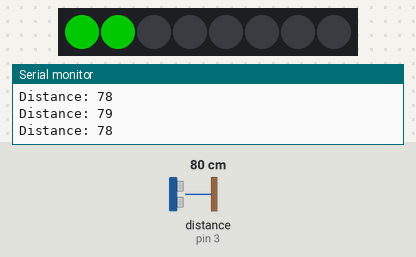
A sketch run on a simulated Arduino Uno, built with avr-gcc and run on an emulated ATmega328P. Parts: 8 RGB LEDs in strip order, left to right, the last lines printed to the serial monitor. Wiring (inferred from the names in the program): ultrasonic range finder: trigger pin 2; echo pin 3. The inputs (shaded band) are chosen by the test bench; at power-on: distance to the obstacle (sensor on pin 3) 80 cm. The echo pulse lasts 58.3 µs per cm; dim RGB values are drawn brighter than linear.

Above: at 1.3 s.
1.4 s: distance to the obstacle (sensor on pin 3) set to 120 cm
At 1.9 s:
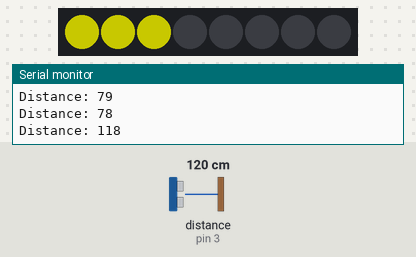
3.0 s: distance to the obstacle (sensor on pin 3) set to 250 cm
At 4.2 s:
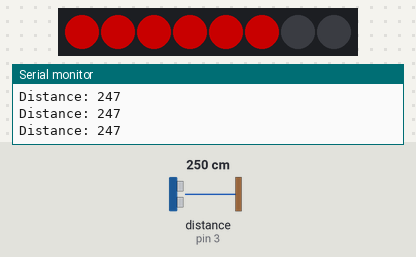
4.5 s: distance to the obstacle (sensor on pin 3) set to 2 cm
At 5.4 s:
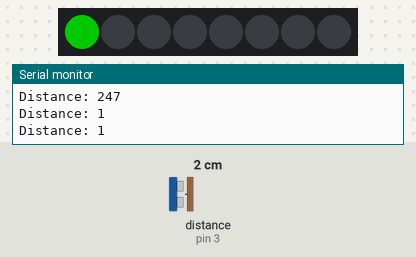
Timing chart, 0 to 7.5 s (numbered marks = the images above; inputs shaded):
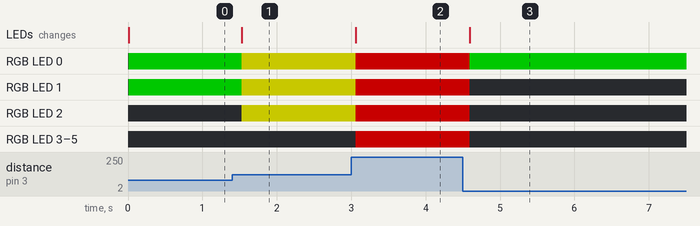

The sketch:

LEDandUltrasonic.ino
```cpp
#include <Adafruit_NeoPixel.h>

#define ledPin 4 // LED 스트립 연결 핀
#define ledPixelsNum 8 // LED 개수
Adafruit_NeoPixel strip = Adafruit_NeoPixel(ledPixelsNum, ledPin, NEO_GRB + NEO_KHZ800);

#define trigPin 2 // 초음파 센서 Trig 연결 핀
#define echoPin 3 // 초음파 센서 Echo 연결

#define redDistance 200
#define yellowDistance 100

#define brightness 100 // 빛의 밝기

int r, g, b, i, ledNum;

void setup() {
  Serial.begin(9600);
  strip.begin();
  strip.show();

  pinMode(trigPin, OUTPUT);
  pinMode(echoPin, INPUT);
}

void ledDisplay(long distance) {
  if (distance >= 300) {
    ledNum = 8;
  }
  else {
    ledNum = map(distance, 0, 300, 1, 8);
  }
  if (distance >= redDistance) {
    r = brightness;
    g = 0;
    b = 0;
  }
  else if (distance >= yellowDistance) {
    r = brightness;
    g = brightness;
    b = 0;
  }
  else {
    r = 0;
    g = brightness;
    b = 0;
  }
  for(i=0; i<ledNum; i++) {
    strip.setPixelColor(i, strip.Color(r, g, b)); // 표시할 개수만큼 LED 불 켜기
  }
  for(i=ledNum; i < ledPixelsNum; i++) {
    strip.setPixelColor(i, strip.Color(0, 0, 0)); // 표시할 개수를 제외한 LED 불 끄기
  }
}

void loop() {
  long duration, distance;
  digitalWrite(trigPin, LOW);
  delayMicroseconds(2);
  digitalWrite(trigPin, HIGH);
  delayMicroseconds(10);
  digitalWrite(trigPin, LOW);

  duration = pulseIn(echoPin, HIGH);
  distance = duration * 0.034 / 2; // 기간 -> 거리 변환

  Serial.print("Distance: ");
  Serial.println(distance);

  ledDisplay(distance);
  strip.show(); // LED 업데이트
  delay(500);
}
```

Measured:
- after the input at 1.4 s, RGB LED 0, RGB LED 1: RGB(0, 100, 0) → RGB(100, 100, 0) after 0.13 s; RGB LED 2: off → RGB(100, 100, 0) after 0.13 s; the LEDs: change after 0.13 s (image 1)
- after the input at 3.0 s, RGB LED 0–2: RGB(100, 100, 0) → RGB(100, 0, 0) after 0.06 s; RGB LED 3–5: off → RGB(100, 0, 0) after 0.06 s; the LEDs: change after 0.06 s (image 2)
- after the input at 4.5 s, RGB LED 0: RGB(100, 0, 0) → RGB(0, 100, 0) after 0.09 s; RGB LED 1–5: RGB(100, 0, 0) → off after 0.09 s; the LEDs: change after 0.09 s (image 3)
